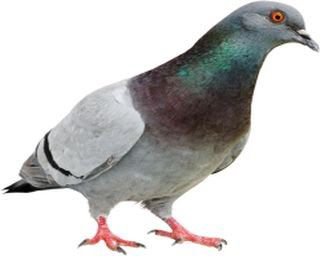
#> input picture Lab-4/queryimage.png, 320 x 256 px
$ jupyter execute q2.ipynb
#> lines starting #> are read from the running program, lines starting #| are printed output that depends on the picture; long printed decimals are rounded
[cell 1]
import pandas as pd
import matplotlib.pyplot as plt
import numpy as np
import cv2

from google.colab import drive
drive.mount('/content/drive')
path='/content/drive/My Drive/CS21B2028/PR-ML Lab/datasets'

[cell 2]
# Load the query image
query_image = cv2.imread('queryimage.png')
#> query_image is the input picture: shape (256, 320, 3); mean B, G, R 201.1, 202, 203.2

# Load reference images
reference_image1 = cv2.imread('refimage1.png')
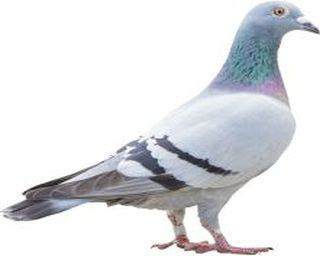
#> input picture Lab-4/refimage1.png, 320 x 256 px
#> reference_image1 is the input picture: shape (256, 320, 3); mean B, G, R 227.7, 224.7, 223.4
reference_image2 = cv2.imread('refimage2.png')
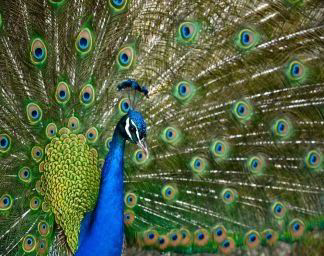
#> input picture Lab-4/refimage2.png, 324 x 256 px
#> reference_image2 is the input picture: shape (256, 324, 3); mean B, G, R 65, 98, 82.4

[cell 3]
#query_image_gray = cv2.cvtColor(query_image, cv2.COLOR_BGR2GRAY)
# Check if the image was loaded successfully
if query_image is None:
    print("Error: Unable to load query_image.png")
else:
    # Convert the query image to grayscale
    query_image_gray = cv2.cvtColor(query_image, cv2.COLOR_BGR2GRAY)
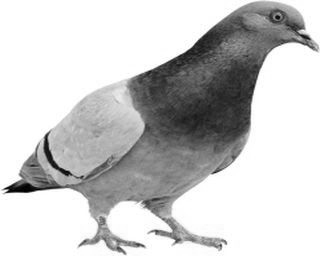
#> query_image_gray: shape (256, 320); min 0, max 255, mean 202.3

# Repeat the above steps for reference_image1 and reference_image2


reference_image1_gray = cv2.cvtColor(reference_image1, cv2.COLOR_BGR2GRAY)
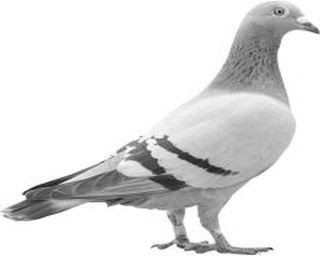
#> reference_image1_gray: shape (256, 320); min 12, max 255, mean 224.6
reference_image2_gray = cv2.cvtColor(reference_image2, cv2.COLOR_BGR2GRAY)
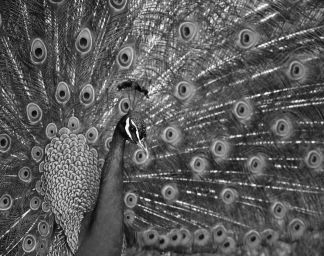
#> reference_image2_gray: shape (256, 324); min 1, max 253, mean 89.6

[cell 4]
hist_query = cv2.calcHist([query_image_gray], [0], None, [256], [0, 256])
#> hist_query = 256 values, max 43074 at index 255, min 3 at index 1, mean 320
hist_reference1 = cv2.calcHist([reference_image1_gray], [0], None, [256], [0, 256])
#> hist_reference1 = 256 values, max 46861 at index 255, min 0 at index 0, mean 320
hist_reference2 = cv2.calcHist([reference_image2_gray], [0], None, [256], [0, 256])
#> hist_reference2 = 256 values, max 1067 at index 66, min 0 at index 0, mean 324

[cell 5]
hist_query /= hist_query.sum()
#> hist_query = 256 values, max 0.526 at index 255, min 3.66e-05 at index 1, mean 0.00391
hist_reference1 /= hist_reference1.sum()
#> hist_reference1 = 256 values, max 0.572 at index 255, min 0 at index 0, mean 0.00391
hist_reference2 /= hist_reference2.sum()
#> hist_reference2 = 256 values, max 0.0129 at index 66, min 0 at index 0, mean 0.00391

[cell 6]
bhattacharyya_distance1 = cv2.compareHist(hist_query, hist_reference1, cv2.HISTCMP_BHATTACHARYYA)
#> bhattacharyya_distance1 = 0.194
bhattacharyya_distance2 = cv2.compareHist(hist_query, hist_reference2, cv2.HISTCMP_BHATTACHARYYA)
#> bhattacharyya_distance2 = 0.646

[cell 7]
print("Bhattacharyya Distance between Query and Reference Image 1:", bhattacharyya_distance1)
#| Bhattacharyya Distance between Query and Reference Image 1: 0.1936
print("Bhattacharyya Distance between Query and Reference Image 2:", bhattacharyya_distance2)
#| Bhattacharyya Distance between Query and Reference Image 2: 0.6463
